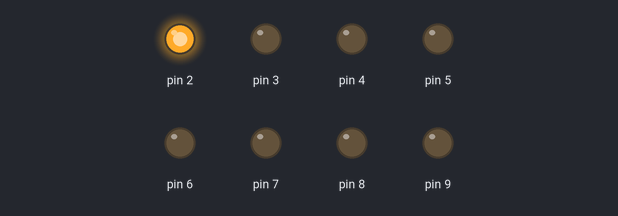
Bench run of a sketch on a simulated Arduino Uno, built with avr-gcc and run on an emulated ATmega328P. On the bench: output pins drawn as LEDs (lit = HIGH).

Above: at 0.2 s.
At 1.2 s:
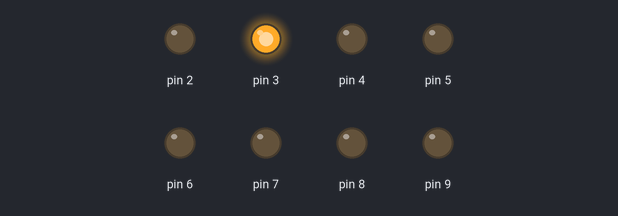
At 2.2 s:
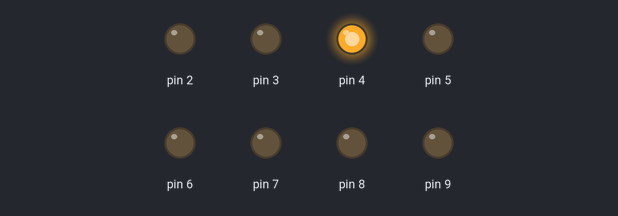
At 5.2 s:
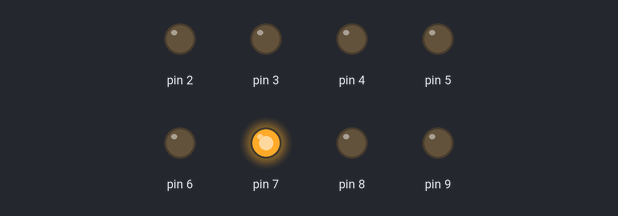
At 7.2 s:
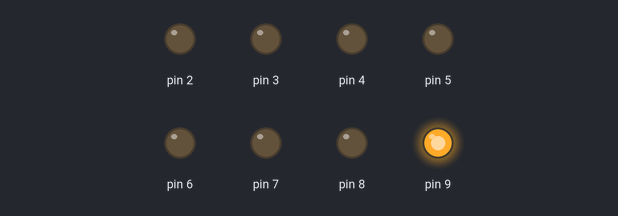
At 9.7 s:
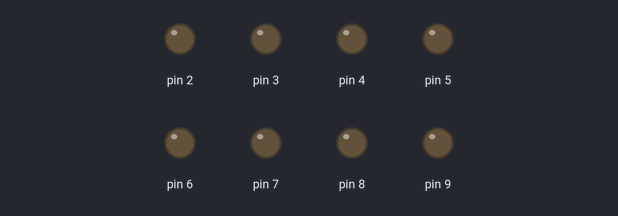
Timing chart, 0 to 10.4 s (numbered marks = the images above):
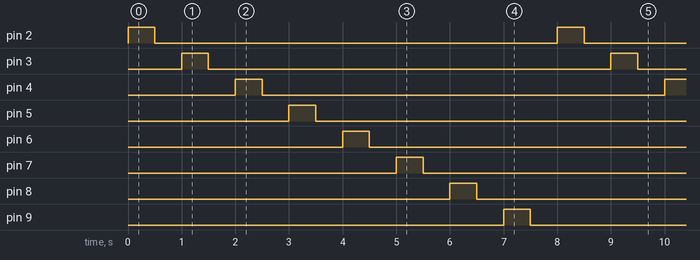

The sketch:

SingleDim.ino
```cpp
#define LED_START 2
#define LED_END 9

// the setup function runs once when you press reset or power the board
void setup() {
  // Will init all of my LEDS
  for (int i = LED_START; i <= LED_END; ++i)
    // initialize digital pin i as an output.
    pinMode(i, OUTPUT);
}

// the loop function runs over and over again forever
void loop() {
  for (int i = LED_START; i <= LED_END; ++i)
  {
    digitalWrite(i, HIGH);
    delay(500);
    digitalWrite(i, LOW);
    delay(500);
  }
}
```

Measured:
- by itself, pin 2–9: alternates HIGH for 0.50 s and LOW for 7.5 s
- by itself, everything shown: repeats every 8.0 s, in 16 steps
